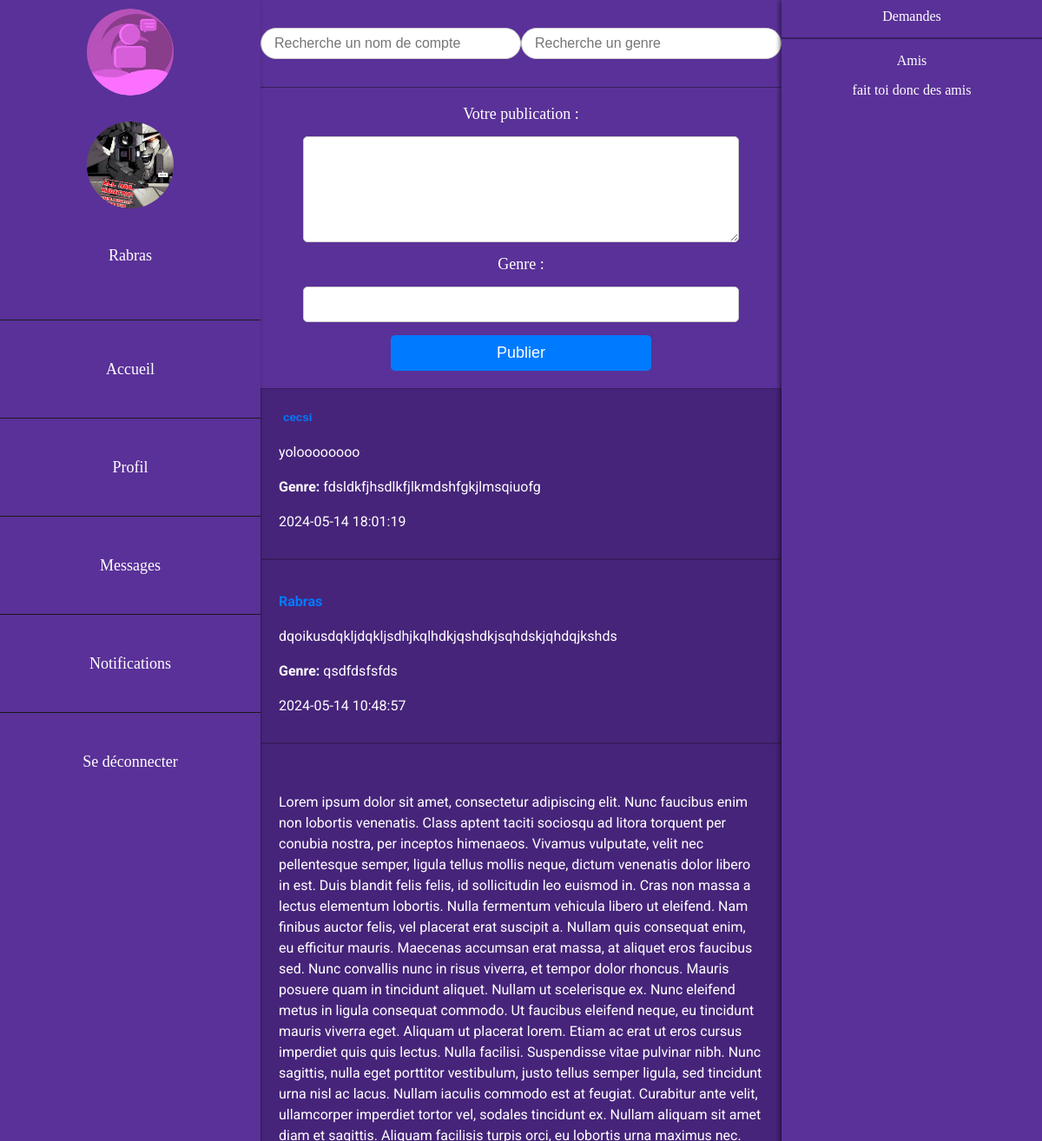
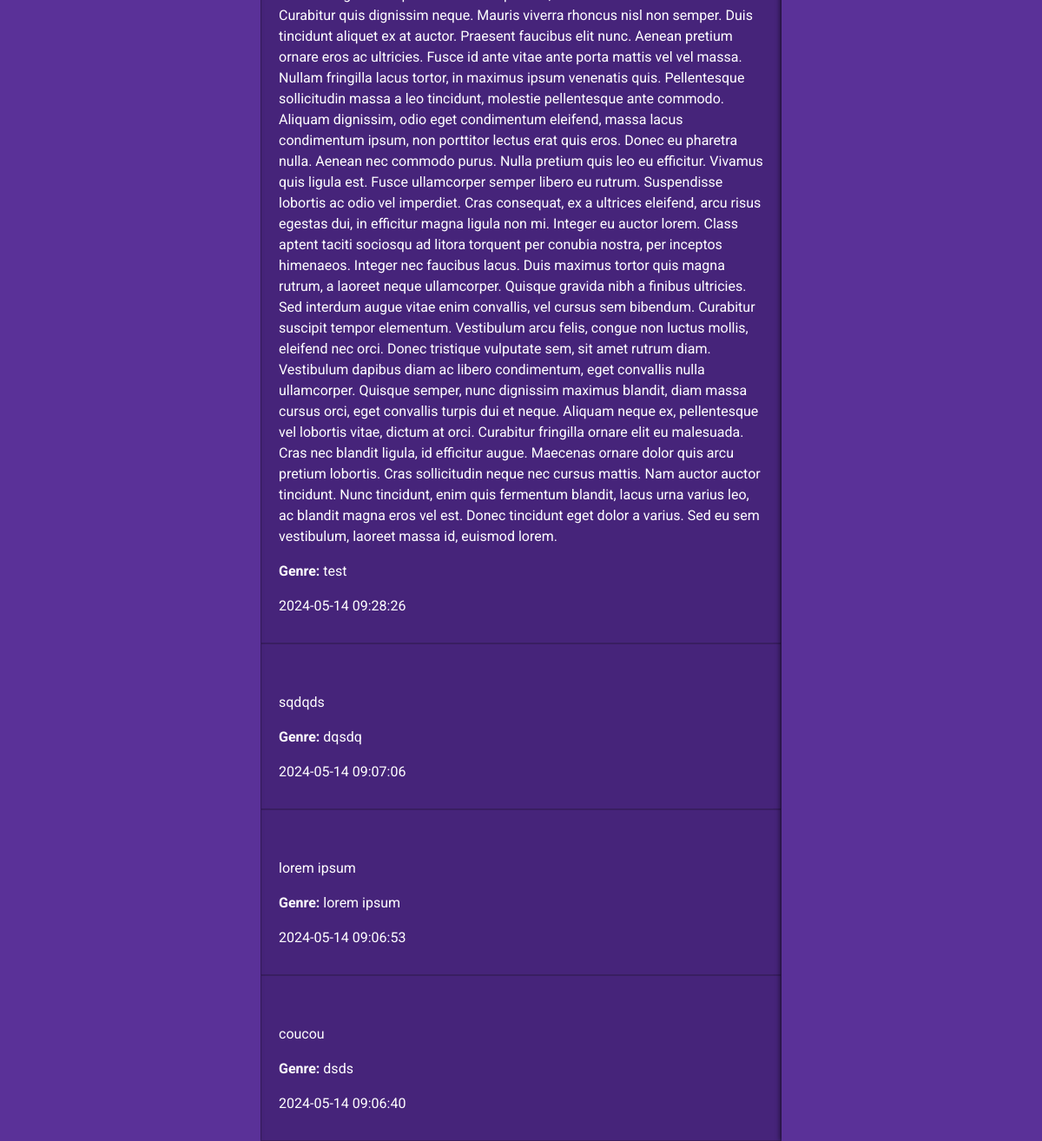
/index.php (signed in), run on the app's committed database (2 pictures, top to bottom).
### tables this page shows
CREATE TABLE Utilisateurs  (
    id INTEGER PRIMARY KEY AUTOINCREMENT,
    nom TEXT,
    email TEXT UNIQUE,
    mdp TEXT,
    age INT,
    token TEXT,
    pp TEXT,
    bannier TEXT,
    bio TEXT,
    date_inscription DATE
);

CREATE TABLE Publications   (
    id INTEGER PRIMARY KEY AUTOINCREMENT,
    utilisateur_id INTEGER,
    contenu TEXT,
    genre TEXT,
    like INTEGER,
    date_publication DATETIME,
    FOREIGN KEY (utilisateur_id) REFERENCES Utilisateurs(id)
);

### php/fonction.php (the view, shortened to what this page needs)
<?php
    function retNom($id, $pdo) {
    $stmt = $pdo->prepare("SELECT nom FROM Utilisateurs WHERE id = :id");
    $stmt->bindParam(':id', $id, PDO::PARAM_INT);
    $stmt->execute();
    $result = $stmt->fetch(PDO::FETCH_ASSOC);
    if ($result) {
        return $result['nom'];
    } else {
        return null;
    }
  }
    function image_pp($email, $choix, $pdo){
      $stmt = $pdo->prepare("SELECT * FROM Utilisateurs WHERE email = :email");
      $stmt->bindparam(':email', $email);
      $stmt->execute();
      $photo = $stmt->fetch();
      if ($photo) {
          return $photo[$choix];
      } else {
          return "";
      }
    }
    function affiche_flu($pdo){
        $stmt = $pdo->prepare('SELECT * FROM Publications ORDER BY id DESC');
        $stmt->execute();
        $publications = $stmt->fetchAll();
        echo"<div class='publications'>";
        foreach ($publications as $publication) {
        echo "<section class='publication'>";
        if($publication['utilisateur_id'] == $_SESSION['id']){
            echo"<p><a href='php/profile.php'>" . htmlspecialchars($_SESSION['username']) . "</a></p>";
        }else{
            $nom = retNom($publication['utilisateur_id'],$pdo);
            echo "<form action='php/profile_user.php' method='post'>";
              echo "<button type='submit' name='nom' value='" . htmlspecialchars($nom) . "'>" . htmlspecialchars($nom) . "</button><br>";
            echo "</form>";
        }
        echo "<p> " . htmlspecialchars($publication['contenu']) . "</p>";
        echo "<p><strong>Genre:</strong> " . htmlspecialchars($publication['genre']) . "</p>";
        echo "<p>" . htmlspecialchars($publication['date_publication']) . "</p>";
        echo "</section>";
        }
        echo"</div>";
    }
    function affiche_ami($pdo,$link_user,$link_talk){
        $stmt = $pdo->prepare('SELECT * FROM Amis WHERE utilisateur_id = :id');
        $stmt->bindParam(':id',$_SESSION['id']);
        $stmt->execute();
        $amis = $stmt->fetchALL();
        echo"<div class='amis'>";
        echo "<p class='nbamis'> Amis </p> ";
        if($amis){
          foreach($amis as $ami){
            $nom = retNom($ami['ami_id'],$pdo);
            echo "<section class='ami'>";
            echo "<form action='" . htmlspecialchars($link_user) . "' method='post'>";
              echo "<input type='hidden' name='id' value='" . htmlspecialchars($ami['ami_id']) . "'>";
              echo "<button type='submit' name='nom' value='" . htmlspecialchars($nom) . "'>" . htmlspecialchars($nom) . "</button><br>";
            echo "</form>";
            echo "<form action='" . htmlspecialchars($link_talk) . "' method='post'>";
              echo "<button type='submit' name='id' value='" . htmlspecialchars($ami['ami_id']) . "'> Discussion </button><br> ";
            echo "</form>";
            echo "</section>";
          }
        }else{
          echo"<p>fait toi donc des amis</p>";
        }
      echo"</div>";
    }
        echo "<input type='hidden' name='id' value='" . htmlspecialchars($publication['utilisateur_id']) . "'>"; ?>

### index.php (shortened to what this page needs)
<?php
include('php/fonction.php');
$pdo = connexion('bdd/database.sqlite');
?>
<!DOCTYPE html>
<html lang="fr">
<head>
    <link href="css/main.css" rel="stylesheet">
</head>
<body>
    <header>
        <form class="recherche_compte" action="php/recherche.php" method="get">
            <input type="text" id="pseudo" name="pseudo" placeholder="Recherche un nom de compte">
        </form>
        <form class="recherche_genre" action="php/recherche.php" method="get">
            <input type="text" id="type" name="genre" placeholder="Recherche un genre">
        </form>
    </header>
    <div class="sidebar">
        <div class="top">
            <img src="../images/logo.png" alt="logo site" class="logo">
        </div>
        <ul>
            <li><img src="<?php echo image_pp($_SESSION['email'],'pp',$pdo); ?>" alt="Image de profile side barre"> <p><?php echo image_pp($_SESSION['email'],'nom',$pdo); ?></p></li>
            <li><a href="index.php">Accueil</a></li>
            <li><a href="php/profile.php">Profil</a></li>
            <li><a href="php/messages.php">Messages</a></li>
            <li><a href="php/notifications.php">Notifications</a></li>
            <li><a href="php/deconnexion.php">Se déconnecter</a></li>
        </ul>
   </div>
    <div class="side_gauche">
        <a href="php/demande.php">Demandes</a>
        <?php
        affiche_ami($pdo,'php/profile_user.php','php/discussion.php');
        ?>
    </div>
    <div class="content">
        <form action="<?php echo htmlspecialchars($_SERVER['PHP_SELF']); ?>" method="post">
            <label for="contenu">Votre publication :</label>
            <textarea id="contenu" name="contenu" required></textarea>
            <label for="genre">Genre :</label>
            <input type="text" id="genre" name="genre">
            <input type="submit" value="Publier">
        </form>
    </div>
    <?php
      affiche_flu($pdo);
    ?>
</body>
</html>

### css/main.css (style rules this page uses)
body { background-color:#46247a ; margin:0; }
header { margin-left: 300px; margin-right: 300px; background-color: #5A3198; display: flex; justify-content: center; align-items: center; height: 100px; border-bottom: 1px solid #391f5f; }
.sidebar { position: fixed; left: 0; top: 0; width: 300px; height: 100%; background-color:#5A3198 ; overflow-x: hidden; overflow-y: auto; box-shadow: -2px 0 5px rgba(0,0,0,0.5); }
.content { padding-top: 20px ; padding-bottom: 20px ; margin-left: 300px; margin-right: 300px; background-color: #5A3198; box-shadow: 0 2px 4px rgba(0, 0, 0, 0.1); }
.content form { display: flex; flex-direction: column; gap: 15px; }
.content label { text-align: center; font-size: 18px; color: white; }
.content input[type="text"], .content textarea { width: 80%; margin: 0 auto; padding: 10px; border: 1px solid #ccc; border-radius: 5px; font-size: 16px; font-family: 'Roboto', sans-serif; }
.content textarea { height: 100px; resize: vertical; }
.content input[type="submit"] { width: 50%; margin: 0 auto; padding: 10px 15px; background-color: #007bff; color: white; border: none; border-radius: 5px; cursor: pointer; font-size: 18px; transition: background-color 0.3s; }
.sidebar ul { list-style-type: none; padding: 0; margin: 0; }
.sidebar li { text-align: center; line-height: 52px; }
.sidebar ul li { border-bottom: 1px solid #1a1919; padding: 20px 0; }
.sidebar ul li:last-child { border-bottom: none; }
.sidebar ul li a { display: block; color: white; padding: 10px 0; font-size: 18px; text-decoration: none; }
.sidebar img { border-radius: 50%; width:100px; height: 100px; object-fit: cover; }
.top { margin-top: 10px; margin-bottom: 10px ; text-align: center; }
.logo { display: inline-block; width: 40%; }
img { display: inline-block; vertical-align: middle; max-width: 100%; height: auto; }
.recherche_compte { display: flex; justify-content: center; align-items: center; width: 50%; max-width: 600px; }
.recherche_genre { display: flex; justify-content: center; align-items: center; width: 50%; max-width: 600px; }
.recherche_compte input[type="text"] { width: 90%; border: 1px solid #ccc; padding: 8px 15px; font-size: 16px; border-radius: 20px; outline: none; / }
.recherche_genre input[type="text"] { width: 90%; border: 1px solid #ccc; padding: 8px 15px; font-size: 16px; border-radius: 20px; outline: none; }
.side_gauche { position: fixed; right: 0; top: 0; width: 300px; height: 100%; background-color: #5A3198; overflow-x: hidden; overflow-y: auto; box-shadow: -2px 0 5px rgba(0,0,0,0.5); }
.content { margin-right: 300px; }
.side_gauche a { text-align: center; border-bottom: 5px #391e61; display: block; color: white; padding: 10px; text-decoration: none; }
.side_gauche a:first-child { border-bottom: 2px solid #391e61; padding-bottom: 15px; }
.publications { margin-left: 300px; margin-right: 300px; }
.publication { background-color: #46247a; border: 1px solid #391e61; padding: 20px; box-shadow: 0 4px 6px rgba(0, 0, 0, 0.1); transition: box-shadow 0.3s ease-in-out; }
.publication p { font-family: 'Roboto', sans-serif; color: white; line-height: 1.5; margin-bottom: 10px; }
.publication p strong { color: white; }
.publication a, .publication button { color: #007bff; text-decoration: none; font-weight: bold; }
.publication button { background-color: transparent; border: none; cursor: pointer; padding: 5px; transition: color 0.3s ease-in-out; }
.amis { text-align: center; color: white; }
.sidebar p { display: block; color: white; padding: 10px 0; font-size: 18px; }

### data on the page
utilisateurs: pp (picture), nom "Rabras"
publications: utilisateur.nom "cecsi", contenu "yoloooooooo", genre "fdsldkfjhsdlkfjlkmdshfgkjlmsqiuofg", date_publication "2024-05-14 18:01:19"
publications: contenu "dqoikusdqkljdqkljsdhjkqlhdkjqshdkjsqhdskjqhdqjkshds", genre "qsdfdsfsfds", date_publication "2024-05-14 10:48:57"
publications: contenu "Lorem ipsum dolor sit amet, consectetur adipiscing elit. Nunc faucibus enim non lobortis venenatis. Class aptent taciti sociosqu ad litora torquent per conubia nostra, per inceptos himenaeos. Vivamus vulputate, velit nec pellentesque semper, ligula tellus mollis neque, dictum venenatis dolor libero in est. Duis blandit felis felis, id sollicitudin leo euismod in. Cras non massa a lectus elementum lobortis. Nulla fermentum vehicula libero ut eleifend. Nam finibus auctor felis, vel placerat erat suscipit a. Nullam quis consequat enim, eu efficitur mauris. Maecenas accumsan erat massa, at aliquet eros faucibus sed. Nunc convallis nunc in risus viverra, et tempor dolor rhoncus. Mauris posuere…", genre "test", date_publication "2024-05-14 09:28:26"
publications: contenu "sqdqds", genre "dqsdq", date_publication "2024-05-14 09:07:06"
publications: contenu "lorem ipsum", genre "lorem ipsum", date_publication "2024-05-14 09:06:53"
publications: contenu "coucou", genre "dsds", date_publication "2024-05-14 09:06:40"
